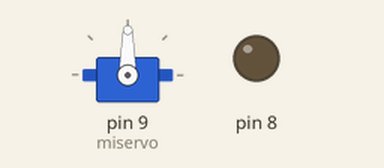
Simulated run of this sketch. Board: Arduino Uno, built with avr-gcc and run on an emulated ATmega328P. On the bench: servo, output pins drawn as LEDs (lit = HIGH).

Above: at 0.3 s.
At 10.6 s:
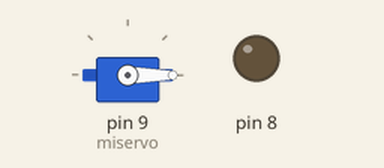
Timing chart, 0 to 12.1 s (numbered marks = the images above):
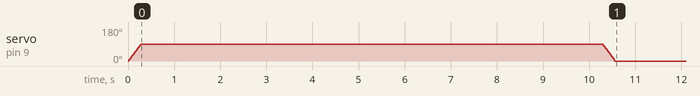

Measured:
- by itself, servo on pin 9 (miservo): rises from 0° to 90° in 0.26 s, then falls to 0° in 10.3 s

The sketch:

alimentador_mascotas.ino
```cpp
int force;
#include <Servo.h>
Servo miservo;
int pos = 0;

void setup()
{
  pinMode(A0, INPUT);
  pinMode(8, OUTPUT);
  miservo.attach(9);
  miservo.write(0);
}

void loop()
{
  force = analogRead(A0);
  if(force == 0){
    digitalWrite(8, HIGH);
  }
  else{
    digitalWrite(8, LOW);
    for (pos = 0; pos <= 90; pos += 1) {
      miservo.write(pos);
      delay(3);
    }
    delay(10000);
    for (pos = 90; pos >= 0; pos -= 1) {
      miservo.write(pos);
      delay(3);
    }
    delay(18000000);
  }
}
```
